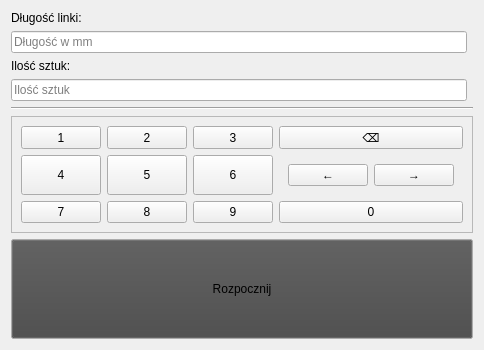
      <widget class="QWidget" name="manualnsert_tab">
       <attribute name="title">
        <string>Wprowadź ręcznie</string>
       </attribute>
       <layout class="QGridLayout" name="gridLayout">
        <item row="4" column="0">
         <widget class="QLineEdit" name="quantity_lineEdit">
          <property name="placeholderText">
           <string>Ilość sztuk</string>
          </property>
         </widget>
        </item>
        <item row="3" column="0">
         <widget class="QLabel" name="quantity_label">
          <property name="text">
           <string>Ilość sztuk:</string>
          </property>
         </widget>
        </item>
        <item row="9" column="0" colspan="2">
         <widget class="QPushButton" name="run_pushButton">
          <property name="enabled">
           <bool>true</bool>
          </property>
          <property name="minimumSize">
           <size>
            <width>0</width>
            <height>100</height>
           </size>
          </property>
          <property name="palette">
           <palette>
            <active>
             <colorrole role="Button">
              <brush brushstyle="SolidPattern">
               <color alpha="255">
                <red>255</red>
                <green>170</green>
                <blue>0</blue>
               </color>
              </brush>
             </colorrole>
             <colorrole role="ButtonText">
              <brush brushstyle="SolidPattern">
               <color alpha="255">
                <red>0</red>
                <green>0</green>
                <blue>0</blue>
               </color>
              </brush>
             </colorrole>
            </active>
            <inactive>
             <colorrole role="Button">
              <brush brushstyle="SolidPattern">
               <color alpha="255">
                <red>70</red>
                <green>70</green>
                <blue>70</blue>
               </color>
              </brush>
             </colorrole>
             <colorrole role="ButtonText">
              <brush brushstyle="SolidPattern">
               <color alpha="255">
                <red>0</red>
                <green>0</green>
                <blue>0</blue>
               </color>
              </brush>
             </colorrole>
            </inactive>
            <disabled>
             <colorrole role="Button">
              <brush brushstyle="SolidPattern">
               <color alpha="255">
                <red>70</red>
                <green>70</green>
                <blue>70</blue>
               </color>
              </brush>
             </colorrole>
            </disabled>
           </palette>
          </property>
          <property name="text">
           <string>Rozpocznij</string>
          </property>
         </widget>
        </item>
        <item row="6" column="0" colspan="2">
         <widget class="Line" name="line">
          <property name="orientation">
           <enum>Qt::Horizontal</enum>
          </property>
         </widget>
        </item>
        <item row="0" column="0">
         <widget class="QLabel" name="length_label">
          <property name="text">
           <string>Długość linki:</string>
          </property>
         </widget>
        </item>
        <item row="8" column="0" colspan="2">
         <widget class="QFrame" name="keyboard">
          <property name="sizePolicy">
           <sizepolicy hsizetype="Preferred" vsizetype="MinimumExpanding">
            <horstretch>0</horstretch>
            <verstretch>0</verstretch>
           </sizepolicy>
          </property>
          <property name="frameShape">
           <enum>QFrame::StyledPanel</enum>
          </property>
          <property name="frameShadow">
           <enum>QFrame::Raised</enum>
          </property>
          <layout class="QGridLayout" name="gridLayout_3">
           <item row="7" column="1">
            <widget class="QPushButton" name="seven_pushButton">
             <property name="sizePolicy">
              <sizepolicy hsizetype="Minimum" vsizetype="MinimumExpanding">
               <horstretch>0</horstretch>
               <verstretch>0</verstretch>
              </sizepolicy>
             </property>
             <property name="focusPolicy">
              <enum>Qt::NoFocus</enum>
             </property>
             <property name="text">
              <string>7</string>
             </property>
            </widget>
           </item>
           <item row="0" column="5">
            <widget class="QPushButton" name="backspace_pushButton">
             <property name="sizePolicy">
              <sizepolicy hsizetype="Minimum" vsizetype="MinimumExpanding">
               <horstretch>0</horstretch>
               <verstretch>0</verstretch>
              </sizepolicy>
             </property>
             <property name="focusPolicy">
              <enum>Qt::NoFocus</enum>
             </property>
             <property name="text">
              <string>⌫</string>
             </property>
            </widget>
           </item>
           <item row="4" column="4">
            <widget class="QPushButton" name="six_pushButton">
             <property name="sizePolicy">
              <sizepolicy hsizetype="Minimum" vsizetype="MinimumExpanding">
               <horstretch>0</horstretch>
               <verstretch>0</verstretch>
              </sizepolicy>
             </property>
             <property name="focusPolicy">
              <enum>Qt::NoFocus</enum>
             </property>
             <property name="text">
              <string>6</string>
             </property>
            </widget>
           </item>
           <item row="0" column="1">
            <widget class="QPushButton" name="one_pushButton">
             <property name="sizePolicy">
              <sizepolicy hsizetype="Minimum" vsizetype="MinimumExpanding">
               <horstretch>0</horstretch>
               <verstretch>0</verstretch>
              </sizepolicy>
             </property>
             <property name="focusPolicy">
              <enum>Qt::NoFocus</enum>
             </property>
             <property name="text">
              <string>1</string>
             </property>
            </widget>
           </item>
           <item row="4" column="5">
            <widget class="QWidget" name="arrows" native="true">
             <layout class="QHBoxLayout" name="horizontalLayout">
              <item>
               <widget class="QPushButton" name="leftArrow_pushButton">
                <property name="sizePolicy">
                 <sizepolicy hsizetype="Minimum" vsizetype="MinimumExpanding">
                  <horstretch>0</horstretch>
                  <verstretch>0</verstretch>
                 </sizepolicy>
                </property>
                <property name="focusPolicy">
                 <enum>Qt::NoFocus</enum>
                </property>
                <property name="text">
                 <string>←</string>
                </property>
               </widget>
              </item>
              <item>
               <widget class="QPushButton" name="rightArrow_pushButton">
                <property name="sizePolicy">
                 <sizepolicy hsizetype="Minimum" vsizetype="MinimumExpanding">
                  <horstretch>0</horstretch>
                  <verstretch>0</verstretch>
                 </sizepolicy>
                </property>
                <property name="focusPolicy">
                 <enum>Qt::NoFocus</enum>
                </property>
                <property name="text">
                 <string>→</string>
                </property>
               </widget>
              </item>
             </layout>
            </widget>
           </item>
           <item row="7" column="5">
            <widget class="QPushButton" name="zero_pushButton">
             <property name="sizePolicy">
              <sizepolicy hsizetype="Minimum" vsizetype="MinimumExpanding">
               <horstretch>0</horstretch>
               <verstretch>0</verstretch>
              </sizepolicy>
             </property>
             <property name="focusPolicy">
              <enum>Qt::NoFocus</enum>
             </property>
             <property name="text">
              <string>0</string>
             </property>
            </widget>
           </item>
           <item row="4" column="1">
            <widget class="QPushButton" name="four_pushButton">
             <property name="sizePolicy">
              <sizepolicy hsizetype="Minimum" vsizetype="MinimumExpanding">
               <horstretch>0</horstretch>
               <verstretch>0</verstretch>
              </sizepolicy>
             </property>
             <property name="focusPolicy">
              <enum>Qt::NoFocus</enum>
             </property>
             <property name="text">
              <string>4</string>
             </property>
            </widget>
           </item>
           <item row="4" column="2">
            <widget class="QPushButton" name="five_pushButton">
             <property name="sizePolicy">
              <sizepolicy hsizetype="Minimum" vsizetype="MinimumExpanding">
               <horstretch>0</horstretch>
               <verstretch>0</verstretch>
              </sizepolicy>
             </property>
             <property name="focusPolicy">
              <enum>Qt::NoFocus</enum>
             </property>
             <property name="text">
              <string>5</string>
             </property>
            </widget>
           </item>
           <item row="7" column="2">
            <widget class="QPushButton" name="eight_pushButton">
             <property name="sizePolicy">
              <sizepolicy hsizetype="Minimum" vsizetype="MinimumExpanding">
               <horstretch>0</horstretch>
               <verstretch>0</verstretch>
              </sizepolicy>
             </property>
             <property name="focusPolicy">
              <enum>Qt::NoFocus</enum>
             </property>
             <property name="text">
              <string>8</string>
             </property>
            </widget>
           </item>
           <item row="0" column="2">
            <widget class="QPushButton" name="two_pushButton">
             <property name="sizePolicy">
              <sizepolicy hsizetype="Minimum" vsizetype="MinimumExpanding">
               <horstretch>0</horstretch>
               <verstretch>0</verstretch>
              </sizepolicy>
             </property>
             <property name="focusPolicy">
              <enum>Qt::NoFocus</enum>
             </property>
             <property name="text">
              <string>2</string>
             </property>
            </widget>
           </item>
           <item row="0" column="4">
            <widget class="QPushButton" name="three_pushButton">
             <property name="sizePolicy">
              <sizepolicy hsizetype="Minimum" vsizetype="MinimumExpanding">
               <horstretch>0</horstretch>
               <verstretch>0</verstretch>
              </sizepolicy>
             </property>
             <property name="focusPolicy">
              <enum>Qt::NoFocus</enum>
             </property>
             <property name="text">
              <string>3</string>
             </property>
            </widget>
           </item>
           <item row="7" column="4">
            <widget class="QPushButton" name="nine_pushButton">
             <property name="sizePolicy">
              <sizepolicy hsizetype="Minimum" vsizetype="MinimumExpanding">
               <horstretch>0</horstretch>
               <verstretch>0</verstretch>
              </sizepolicy>
             </property>
             <property name="focusPolicy">
              <enum>Qt::NoFocus</enum>
             </property>
             <property name="text">
              <string>9</string>
             </property>
            </widget>
           </item>
          </layout>
         </widget>
        </item>
        <item row="1" column="0">
         <widget class="QLineEdit" name="length_lineEdit">
          <property name="placeholderText">
           <string>Długość w mm</string>
          </property>
         </widget>
        </item>
       </layout>
      </widget>
